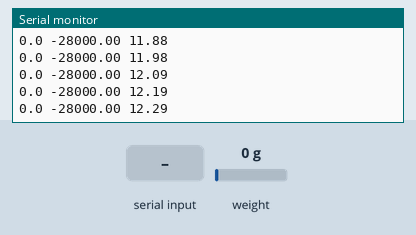
This sketch was run on a simulated Arduino Uno, built with avr-gcc and run on an emulated ATmega328P. On the bench: the last lines printed to the serial monitor. Inputs (shaded band) come from the test bench; at power-on: weight on the scale 0 g.

Above: at 12.3 s.
12.4 s: "90,45\n" received over Serial
At 12.76 s:
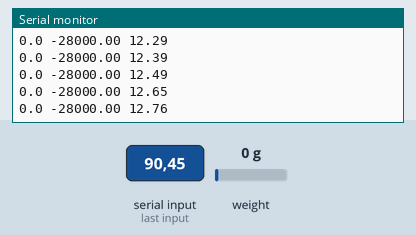
15.4 s: weight on the scale set to 100 g
At 15.4 s:
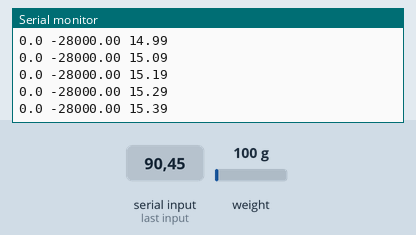
16.9 s: "5\n" received over Serial
At 17.15 s:
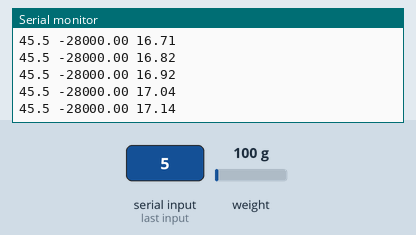
19.9 s: weight on the scale set to 1250 g
At 19.99 s:
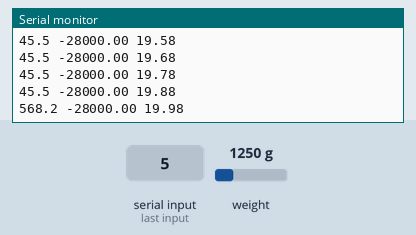
Timing chart, 0 to 22.4 s (numbered marks = the images above; inputs shaded):
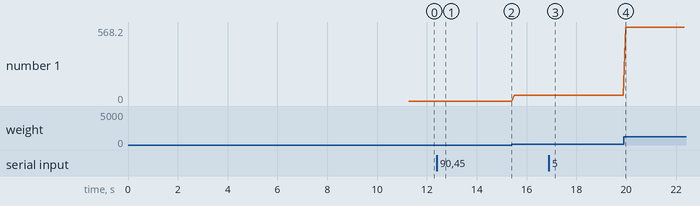

Measured:
- after the input at 12.4 s, the serial monitor: prints a new line after 0.25 s (image 1)
- after the input at 16.9 s, the serial monitor: prints a new line after 0.14 s (image 3)
- after the input at 19.9 s, the serial monitor: prints a new line after 0.08 s (image 4)
- plotted number 1: 0 → 45.5 after the input at 15.4 s, 45.5 → 568.2 after the input at 19.9 s

The sketch:

Load_Cell.ino
```cpp
// (licence header left out)
#include "HX711.h"
#define DOUT  3
#define CLK  2
HX711 scale(DOUT, CLK);
float zero_factor = 0;
float calibration_factor = -28000; //-7050 worked for my 440lb max scale setup
char val[15]; //Data received from the serial port
char throttle_str[5]; //4 digit throttle command sent to motors in string
void setup() {
  Serial.begin(9600);
  Serial.println("HX711 calibration sketch");
  Serial.println("Remove all weight from scale");
  Serial.println("After readings begin, place known weight on scale");
  Serial.println("Press + or a to increase calibration factor");
  Serial.println("Press - or z to decrease calibration factor");
  scale.set_scale(calibration_factor);
  scale.tare(); //Reset the scale to 0
  for (int idx = 0;idx<100;idx++){
    Serial.println(idx);
    zero_factor += (scale.get_units()/2.2)*1000.; //Get a baseline reading
  }
  zero_factor/=100.;
  Serial.print("Zero factor: "); //This can be used to remove the need to tare the scale. Useful in permanent scale projects.
  Serial.println(zero_factor);
}
void loop() {
  scale.set_scale(calibration_factor); //Adjust to this calibration factor
  //Serial.print("Reading: ");
  Serial.print((scale.get_units()/2.2)*1000.0-zero_factor, 1);
  Serial.print(" ");
  //Serial.print(" lbs"); //Change this to kg and re-adjust the calibration factor if you follow SI units like a sane person
  //Serial.print(" calibration_factor: ");
  Serial.print(calibration_factor);
  Serial.print(" ");
  Serial.print(millis()/1000.0);
  Serial.print(" ");
  Serial.println();
  //Check For Inputs from the User
  ///////////////////////////////
  if (Serial.available() > 0) {
    for (int idx = 0;idx<6;idx++){
      val[idx] = '0';
    }
    val[0] = '9';
    int length_of_str = Serial.available();
    int ctr = 0;
    //Read the contents of the serial command
    while (Serial.available()) {
      val[ctr] = Serial.read();
      ctr++;
      delay(10);
    }
    if (length_of_str == 5) {
      //This means we're changing the nominal throttle
      char throttle_str[5];
      for (int idx = 0;idx<5;idx++) {
        throttle_str[idx] = val[idx];
      }
      calibration_factor = -atoi(throttle_str);
    }
  }
}
```
